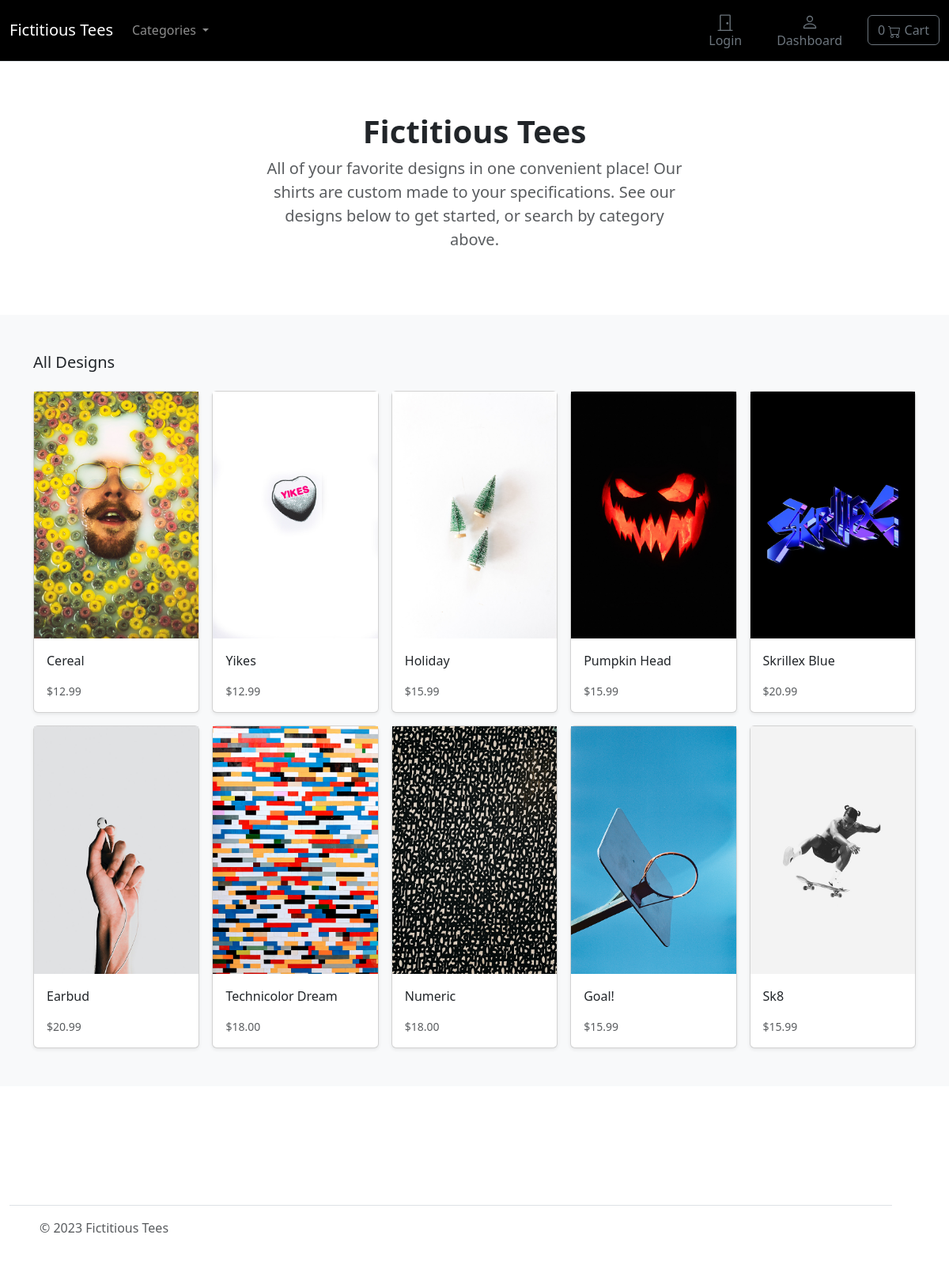
The page / on the database its author committed.
### shop/models.py (models this page shows, shortened)
class Design(models.Model):
	category = models.ForeignKey(Category, related_name='design', on_delete=models.CASCADE)
	created_by = models.ForeignKey(settings.AUTH_USER_MODEL, related_name='design_creator', on_delete=models.CASCADE)
	name = models.CharField(max_length=255)
	description = models.TextField(blank=True)
	image = models.ImageField(upload_to='images/')
	slug = models.SlugField(max_length=255)
	price = models.DecimalField(max_digits=4, decimal_places=2)
	in_stock = models.BooleanField(default=True)
	is_active = models.BooleanField(default=True)
	created = models.DateTimeField(auto_now_add=True)
	updated = models.DateTimeField(auto_now=True)
	objects = models.Manager()
	designs = DesignManager()
	class Meta:
		verbose_name_plural = "Designs"
		ordering = ('-updated',)
	def get_absolute_url(self):
		return reverse('shop:design_detail', args=[self.slug])

### shop/views.py (the view)
# urls.py: path('', views.all_designs, name='all_designs'),
def all_designs(request):
	designs = Design.objects.all()
	return render(request, 'shop/home.html', {'designs': designs})

### cart/cart.py (called while the page is built)
	def __len__(self):
		return sum(item['qty'] for item in self.cart.values())

### cart/context_processors.py (called while the page is built)
def cart(request):
	return{'cart': Cart(request)}

### shop/models.py (called while the page is built)
	def get_absolute_url(self):
		return reverse('shop:category_list', args=[self.slug])

### shop/views.py (called while the page is built)
def categories(request):
	return {'categories':Category.objects.all()}

### templates/shop/home.html (shortened to what this page needs)
{% extends "./base.html" %}
{% load static %}
{% block content %}
<main>
	<section class="py-5 text-center container">
	  <div class="row py-lg-3">
		<div class="col-lg-6 col-md-8 mx-auto">
		  <h1 class="h1 fw-bold">Fictitious Tees</h1>
		  <p class="lead text-muted">All of your favorite designs in one convenient place! Our shirts are custom made to your specifications. See our designs below to get started, or search by category above.</p>
		</div>
	  </div>
	</section>
	<div class="album py-5 bg-light">
	  <div class="container">
		<div class="pb-3 h5">All Designs</div>
		<div class="row row-cols-1 row-cols-sm-2 row-cols-md-5 g-3">
		  {% for design in designs %}
		  <div class="col">
			<div class="card shadow-sm">
			  <a href="{{ design.get_absolute_url }}"><img class="img-fluid" alt="Responsive image" src="{{ design.image.url }}"></a>
			  <div class="card-body">
				<p class="card-text">
				  <a class="text-dark text-decoration-none" href="{{ design.get_absolute_url }}">{{ design.name }}</a>
				</p>
				<div class="d-flex justify-content-between align-items-center">
				  <small class="text-muted">${{ design.price }}</small>
				</div>
			  </div>
			</div>
		  </div>
		  {% endfor %}
		</div>
	  </div>
	</div>
</main>
{% endblock %}

### templates/shop/base.html (shortened to what this page needs)
{% load static %}
<!DOCTYPE html>
<html>
<head>
	<link href="https://cdn.jsdelivr.net/npm/bootstrap@5.3.2/dist/css/bootstrap.min.css" rel="stylesheet">
</head>
<body>
    <header>
        <nav class="navbar navbar-expand-md navbar-dark bg-black border-bottom">
            <div class="container-fluid">
                <a class="navbar-brand" href="/">Fictitious Tees</a>
                <div class="collapse navbar-collapse" id="navbarCollapse">
                    <ul class="navbar-nav me-auto mb-2 mb-md-0">
                        <li class="nav-item dropdown">
                            <a class="nav-link dropdown-toggle" href="#" id="navbarDropdown" role="button"
                                data-bs-toggle="dropdown" aria-expanded="false">
                                Categories
                            </a>
                        </li>
                    </ul>
                </div>
                {% if user.is_authenticated %}
                    <a type="button" role="button" href="{% url "account:logout" %}"
                        class="btn btn-outline-secondary border-0 basket-btn">
                        <div>
                            <svg xmlns="http://www.w3.org/2000/svg" width="22" height="22" fill="currentColor"
                                class="bi bi-door-closed" viewBox="0 0 16 16">
                                <path
                                    d="M3 2a1 1 0 0 1 1-1h8a1 1 0 0 1 1 1v13h1.5a.5.5 0 0 1 0 1h-13a.5.5 0 0 1 0-1H3V2zm1 13h8V2H4v13z" />
                                <path d="M9 9a1 1 0 1 0 2 0 1 1 0 0 0-2 0z" />
                            </svg>
                        </div>
                        <span class="fs15 fw500">Logout</span>
                    </a>
                {% else %}
                    <a type="button" role="button" href="{% url "account:login" %}"
                        class="btn btn-outline-secondary border-0 basket-btn" style="margin-right: 20px">
                        <div>
                            <svg xmlns="http://www.w3.org/2000/svg" width="22" height="22" fill="currentColor"
                                class="bi bi-door-closed" viewBox="0 0 16 16">
                                <path
                                    d="M3 2a1 1 0 0 1 1-1h8a1 1 0 0 1 1 1v13h1.5a.5.5 0 0 1 0 1h-13a.5.5 0 0 1 0-1H3V2zm1 13h8V2H4v13z" />
                                <path d="M9 9a1 1 0 1 0 2 0 1 1 0 0 0-2 0z" />
                            </svg>
                        </div>
                        <span class="fs15 fw500">Login</span>
                    </a>
                {% endif %}
                <a type="button" role="button" href="{% url "account:dashboard" %}"
                class="btn btn-outline-secondary border-0 basket-btn" style="margin-right: 20px">
                <div>
                </div>
                <span class="fs15 fw500">Dashboard</span>
                </a>
                <a type="button" role="button" href="{% url "cart:cart_summary" %}" class="btn btn-outline-secondary">
                    {% with total_qty=cart|length %}
                        <div id="cart-qty" style="display:inline">
                            {% if total_qty > 0 %}
                                {{total_qty}}
                            {% else %}
                                0
                            {% endif %}
                        </div>
                    {% endwith %}
                  Cart
                </a>
            </div>
        </nav>
    </header>
	<div id="content">{% block content %} {% endblock %}</div>
</body>
<div class="container" style="margin:150px 0px 0px 0px">
    <footer class="d-flex flex-wrap justify-content-between align-items-center py-3 my-4 border-top">
      <div class="col-md-4 d-flex align-items-center">
        <a href="/" class="mb-3 me-2 mb-md-0 text-body-secondary text-decoration-none lh-1">
          <svg class="bi" width="30" height="24"><use xlink:href="#bootstrap"></use></svg>
        </a>
        <span class="mb-3 mb-md-0 text-body-secondary">© 2023 Fictitious Tees</span>
      </div>
    </footer>
</div>
</html>

### rows shown on the page
Design: image (picture), name "Cereal", price "12.99"
Design: image (picture), name "Yikes", price "12.99"
Design: image (picture), name "Holiday", price "15.99"
Design: image (picture), name "Pumpkin Head", price "15.99"
Design: image (picture), name "Skrillex Blue", price "20.99"
Design: image (picture), name "Earbud", price "20.99"
Design: image (picture), name "Technicolor Dream", price "18.00"
Design: image (picture), name "Numeric", price "18.00"
Design: image (picture), name "Goal!", price "15.99"
Design: image (picture), name "Sk8", price "15.99"
